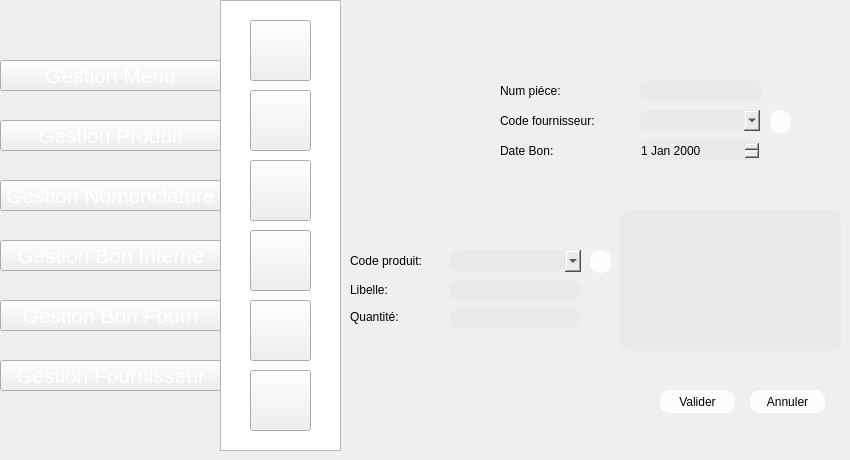
   <widget class="QWidget" name="page_34">
    <widget class="QListView" name="listView_25">
     <property name="geometry">
      <rect>
       <x>220</x>
       <y>0</y>
       <width>121</width>
       <height>451</height>
      </rect>
     </property>
     <property name="styleSheet">
      <string notr="true">background-image: url(:/new/prefix1/img/selected.png);</string>
     </property>
    </widget>
    <widget class="QPushButton" name="pushButton_260">
     <property name="geometry">
      <rect>
       <x>250</x>
       <y>230</y>
       <width>61</width>
       <height>61</height>
      </rect>
     </property>
     <property name="styleSheet">
      <string notr="true">image: url(:/new/prefix1/img/icon-supp2 (1).png);</string>
     </property>
     <property name="text">
      <string/>
     </property>
    </widget>
    <widget class="QPushButton" name="pushButton_261">
     <property name="geometry">
      <rect>
       <x>250</x>
       <y>300</y>
       <width>61</width>
       <height>61</height>
      </rect>
     </property>
     <property name="styleSheet">
      <string notr="true">image: url(:/new/prefix1/img/aa.png);</string>
     </property>
     <property name="text">
      <string/>
     </property>
    </widget>
    <widget class="QPushButton" name="pushButton_262">
     <property name="geometry">
      <rect>
       <x>250</x>
       <y>160</y>
       <width>61</width>
       <height>61</height>
      </rect>
     </property>
     <property name="styleSheet">
      <string notr="true">image: url(:/new/prefix1/img/icon-afficher2.png);</string>
     </property>
     <property name="text">
      <string/>
     </property>
    </widget>
    <widget class="QPushButton" name="pushButton_263">
     <property name="geometry">
      <rect>
       <x>250</x>
       <y>20</y>
       <width>61</width>
       <height>61</height>
      </rect>
     </property>
     <property name="styleSheet">
      <string notr="true">image: url(:/new/prefix1/img/icon-ajout2.png);
background-image: url(:/new/prefix1/img/bg.png);</string>
     </property>
     <property name="text">
      <string/>
     </property>
    </widget>
    <widget class="QPushButton" name="pushButton_264">
     <property name="geometry">
      <rect>
       <x>250</x>
       <y>90</y>
       <width>61</width>
       <height>61</height>
      </rect>
     </property>
     <property name="styleSheet">
      <string notr="true">image: url(:/new/prefix1/img/icon-modif2 (1).png);</string>
     </property>
     <property name="text">
      <string/>
     </property>
    </widget>
    <widget class="QPushButton" name="pushButton_499">
     <property name="geometry">
      <rect>
       <x>0</x>
       <y>240</y>
       <width>221</width>
       <height>31</height>
      </rect>
     </property>
     <property name="font">
      <font>
       <pointsize>16</pointsize>
       <weight>50</weight>
       <bold>false</bold>
      </font>
     </property>
     <property name="styleSheet">
      <string notr="true">color: rgb(255, 255, 255);

</string>
     </property>
     <property name="text">
      <string>Gestion Bon Interne</string>
     </property>
    </widget>
    <widget class="QPushButton" name="pushButton_495">
     <property name="geometry">
      <rect>
       <x>0</x>
       <y>60</y>
       <width>221</width>
       <height>31</height>
      </rect>
     </property>
     <property name="font">
      <font>
       <pointsize>16</pointsize>
       <weight>50</weight>
       <bold>false</bold>
      </font>
     </property>
     <property name="styleSheet">
      <string notr="true">color: rgb(255, 255, 255);

</string>
     </property>
     <property name="text">
      <string>Gestion Menu</string>
     </property>
    </widget>
    <widget class="QPushButton" name="pushButton_497">
     <property name="geometry">
      <rect>
       <x>0</x>
       <y>120</y>
       <width>221</width>
       <height>31</height>
      </rect>
     </property>
     <property name="font">
      <font>
       <pointsize>16</pointsize>
       <weight>50</weight>
       <bold>false</bold>
      </font>
     </property>
     <property name="styleSheet">
      <string notr="true">color: rgb(255, 255, 255);

</string>
     </property>
     <property name="text">
      <string>Gestion Produit</string>
     </property>
    </widget>
    <widget class="QPushButton" name="pushButton_498">
     <property name="geometry">
      <rect>
       <x>0</x>
       <y>180</y>
       <width>221</width>
       <height>31</height>
      </rect>
     </property>
     <property name="font">
      <font>
       <pointsize>16</pointsize>
       <weight>50</weight>
       <bold>false</bold>
      </font>
     </property>
     <property name="styleSheet">
      <string notr="true">color: rgb(255, 255, 255);

</string>
     </property>
     <property name="text">
      <string>Gestion Nomenclature</string>
     </property>
    </widget>
    <widget class="QPushButton" name="pushButton_494">
     <property name="geometry">
      <rect>
       <x>0</x>
       <y>360</y>
       <width>221</width>
       <height>31</height>
      </rect>
     </property>
     <property name="font">
      <font>
       <pointsize>16</pointsize>
       <weight>50</weight>
       <bold>false</bold>
      </font>
     </property>
     <property name="styleSheet">
      <string notr="true">color: rgb(255, 255, 255);

</string>
     </property>
     <property name="text">
      <string>Gestion Fournisseur</string>
     </property>
    </widget>
    <widget class="QPushButton" name="refprod_18">
     <property name="geometry">
      <rect>
       <x>770</x>
       <y>110</y>
       <width>21</width>
       <height>23</height>
      </rect>
     </property>
     <property name="styleSheet">
      <string notr="true">                                         border-radius: 10px;
background-color: rgb(253, 253, 253);
                                        
font: 9pt &quot;MS Reference Sans Serif&quot;;</string>
     </property>
     <property name="text">
      <string/>
     </property>
     <property name="icon">
      <iconset>
       <normaloff>../../1200px-Refresh_icon.svg.png</normaloff>../../1200px-Refresh_icon.svg.png</iconset>
     </property>
    </widget>
    <widget class="QComboBox" name="comboBox_8">
     <property name="geometry">
      <rect>
       <x>450</x>
       <y>250</y>
       <width>131</width>
       <height>22</height>
      </rect>
     </property>
     <property name="styleSheet">
      <string notr="true">                                         border-radius: 10px;
background-color: rgb(234, 234, 234);
font: 9pt &quot;MS Reference Sans Serif&quot;;</string>
     </property>
    </widget>
    <widget class="QPushButton" name="refprod_6">
     <property name="geometry">
      <rect>
       <x>590</x>
       <y>250</y>
       <width>21</width>
       <height>23</height>
      </rect>
     </property>
     <property name="styleSheet">
      <string notr="true">                                         border-radius: 10px;
background-color: rgb(253, 253, 253);
                                        
font: 9pt &quot;MS Reference Sans Serif&quot;;</string>
     </property>
     <property name="text">
      <string/>
     </property>
     <property name="icon">
      <iconset>
       <normaloff>../../1200px-Refresh_icon.svg.png</normaloff>../../1200px-Refresh_icon.svg.png</iconset>
     </property>
    </widget>
    <widget class="QTableView" name="tableView_9">
     <property name="geometry">
      <rect>
       <x>620</x>
       <y>210</y>
       <width>221</width>
       <height>141</height>
      </rect>
     </property>
     <property name="styleSheet">
      <string notr="true">                                     border-radius: 10px;
font: 9pt &quot;MS Reference Sans Serif&quot;;
background-color: rgb(234, 234, 234);</string>
     </property>
    </widget>
    <widget class="QPushButton" name="pushButton_500">
     <property name="geometry">
      <rect>
       <x>750</x>
       <y>390</y>
       <width>75</width>
       <height>23</height>
      </rect>
     </property>
     <property name="styleSheet">
      <string notr="true">                                         border-radius: 10px;
background-color: rgb(253, 253, 253);
                                        
font: 9pt &quot;MS Reference Sans Serif&quot;;</string>
     </property>
     <property name="text">
      <string>Annuler</string>
     </property>
    </widget>
    <widget class="QPushButton" name="ajouterbonf">
     <property name="geometry">
      <rect>
       <x>660</x>
       <y>390</y>
       <width>75</width>
       <height>23</height>
      </rect>
     </property>
     <property name="styleSheet">
      <string notr="true">                                         border-radius: 10px;
background-color: rgb(253, 253, 253);
                                        
font: 9pt &quot;MS Reference Sans Serif&quot;;</string>
     </property>
     <property name="text">
      <string>Valider</string>
     </property>
    </widget>
    <widget class="QPushButton" name="pushButton_542">
     <property name="geometry">
      <rect>
       <x>0</x>
       <y>300</y>
       <width>221</width>
       <height>31</height>
      </rect>
     </property>
     <property name="font">
      <font>
       <pointsize>16</pointsize>
       <weight>50</weight>
       <bold>false</bold>
      </font>
     </property>
     <property name="styleSheet">
      <string notr="true">color: rgb(255, 255, 255);

</string>
     </property>
     <property name="text">
      <string>Gestion Bon Fourn</string>
     </property>
    </widget>
    <widget class="QLabel" name="label_179">
     <property name="geometry">
      <rect>
       <x>500</x>
       <y>80</y>
       <width>121</width>
       <height>21</height>
      </rect>
     </property>
     <property name="styleSheet">
      <string notr="true">                                     border-radius: 10px;
font: 9pt &quot;MS Reference Sans Serif&quot;;
</string>
     </property>
     <property name="text">
      <string>Num piéce:</string>
     </property>
    </widget>
    <widget class="QLabel" name="label_180">
     <property name="geometry">
      <rect>
       <x>500</x>
       <y>110</y>
       <width>121</width>
       <height>21</height>
      </rect>
     </property>
     <property name="styleSheet">
      <string notr="true">                                     border-radius: 10px;
font: 9pt &quot;MS Reference Sans Serif&quot;;
</string>
     </property>
     <property name="text">
      <string>Code fournisseur:</string>
     </property>
    </widget>
    <widget class="QLabel" name="label_181">
     <property name="geometry">
      <rect>
       <x>500</x>
       <y>140</y>
       <width>121</width>
       <height>21</height>
      </rect>
     </property>
     <property name="styleSheet">
      <string notr="true">                                     border-radius: 10px;
font: 9pt &quot;MS Reference Sans Serif&quot;;
</string>
     </property>
     <property name="text">
      <string>Date Bon:</string>
     </property>
    </widget>
    <widget class="QLineEdit" name="lineEdit_30">
     <property name="geometry">
      <rect>
       <x>639</x>
       <y>80</y>
       <width>123</width>
       <height>21</height>
      </rect>
     </property>
     <property name="styleSheet">
      <string notr="true">                                         border-radius: 10px;
background-color: rgb(234, 234, 234);
font: 9pt &quot;MS Reference Sans Serif&quot;;</string>
     </property>
    </widget>
    <widget class="QDateEdit" name="dateEdit_12">
     <property name="geometry">
      <rect>
       <x>639</x>
       <y>140</y>
       <width>121</width>
       <height>21</height>
      </rect>
     </property>
     <property name="styleSheet">
      <string notr="true">                                         border-radius: 10px;
background-color: rgb(234, 234, 234);
font: 9pt &quot;MS Reference Sans Serif&quot;;</string>
     </property>
    </widget>
    <widget class="QComboBox" name="comboBox_23">
     <property name="geometry">
      <rect>
       <x>639</x>
       <y>110</y>
       <width>121</width>
       <height>21</height>
      </rect>
     </property>
     <property name="styleSheet">
      <string notr="true">                                         border-radius: 10px;
background-color: rgb(234, 234, 234);
font: 9pt &quot;MS Reference Sans Serif&quot;;</string>
     </property>
    </widget>
    <widget class="QLineEdit" name="lineEdit_21">
     <property name="geometry">
      <rect>
       <x>450</x>
       <y>308</y>
       <width>131</width>
       <height>21</height>
      </rect>
     </property>
     <property name="styleSheet">
      <string notr="true">                                         border-radius: 10px;
background-color: rgb(234, 234, 234);
font: 9pt &quot;MS Reference Sans Serif&quot;;</string>
     </property>
    </widget>
    <widget class="QLineEdit" name="lineEdit_20">
     <property name="geometry">
      <rect>
       <x>450</x>
       <y>280</y>
       <width>131</width>
       <height>21</height>
      </rect>
     </property>
     <property name="styleSheet">
      <string notr="true">                                         border-radius: 10px;
background-color: rgb(234, 234, 234);
font: 9pt &quot;MS Reference Sans Serif&quot;;</string>
     </property>
    </widget>
    <widget class="QLabel" name="label_182">
     <property name="geometry">
      <rect>
       <x>350</x>
       <y>250</y>
       <width>91</width>
       <height>21</height>
      </rect>
     </property>
     <property name="styleSheet">
      <string notr="true">                                     border-radius: 10px;
font: 9pt &quot;MS Reference Sans Serif&quot;;
</string>
     </property>
     <property name="text">
      <string>Code produit:</string>
     </property>
    </widget>
    <widget class="QLabel" name="label_184">
     <property name="geometry">
      <rect>
       <x>350</x>
       <y>307</y>
       <width>91</width>
       <height>20</height>
      </rect>
     </property>
     <property name="styleSheet">
      <string notr="true">                                     border-radius: 10px;
font: 9pt &quot;MS Reference Sans Serif&quot;;
</string>
     </property>
     <property name="text">
      <string>Quantité:</string>
     </property>
    </widget>
    <widget class="QLabel" name="label_183">
     <property name="geometry">
      <rect>
       <x>350</x>
       <y>279</y>
       <width>91</width>
       <height>21</height>
      </rect>
     </property>
     <property name="styleSheet">
      <string notr="true">                                     border-radius: 10px;
font: 9pt &quot;MS Reference Sans Serif&quot;;
</string>
     </property>
     <property name="text">
      <string>Libelle:</string>
     </property>
    </widget>
    <widget class="QPushButton" name="pushButton_308">
     <property name="geometry">
      <rect>
       <x>250</x>
       <y>370</y>
       <width>61</width>
       <height>61</height>
      </rect>
     </property>
     <property name="styleSheet">
      <string notr="true">image: url(:/new/prefix1/img/icon-supp2 (1).png);
image: url(:/new/prefix1/img/facture.png);</string>
     </property>
     <property name="text">
      <string/>
     </property>
    </widget>
   </widget>
